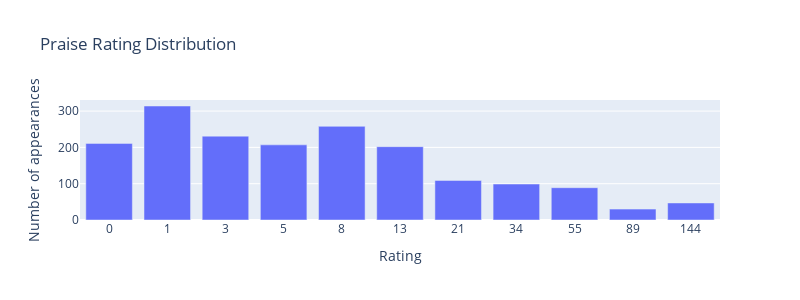

Notebook cell for this chart:
### Markdown cell above
## Praise Data

### Rating distribution
Since praise gets valued on a scale, we can take a look at how often each value of the scale gets assigned by quantifiers.

### Code cell
freq = quantifier_rating_table[['QUANT_VALUE']].value_counts().rename_axis('QUANT_VALUE').reset_index(name='counts').sort_values(by=['QUANT_VALUE'])
freq['QUANT_VALUE'] = freq['QUANT_VALUE'].astype('string')

fig_freq = px.bar(freq, x="QUANT_VALUE", y="counts", labels={"QUANT_VALUE": "Rating","counts": "Number of appearances"}, title="Praise Rating Distribution", width=800, height=300)
fig_freq.show()

### Figure 1 — Plotly figure (JSON) as saved in the notebook; plotly's stock layout.template omitted (floating-point values rounded to 4 significant figures)
{"data": [{"alignmentgroup": "True", "hovertemplate": "Rating=%{x}<br>Number of appearances=%{y}<extra></extra>", "legendgroup": "", "marker": {"color": "#636efa", "pattern": {"shape": ""}}, "name": "", "offsetgroup": "", "orientation": "v", "showlegend": false, "textposition": "auto", "type": "bar", "x": ["0", "1", "3", "5", "8", "13", "21", "34", "55", "89", "144"], "xaxis": "x", "y": [211, 314, 231, 207, 258, 202, 109, 99, 89, 30, 47], "yaxis": "y"}], "layout": {"barmode": "relative", "height": 300, "legend": {"tracegroupgap": 0}, "title": {"text": "Praise Rating Distribution"}, "width": 800, "xaxis": {"anchor": "y", "domain": [0, 1], "title": {"text": "Rating"}}, "yaxis": {"anchor": "x", "domain": [0, 1], "title": {"text": "Number of appearances"}}}}
